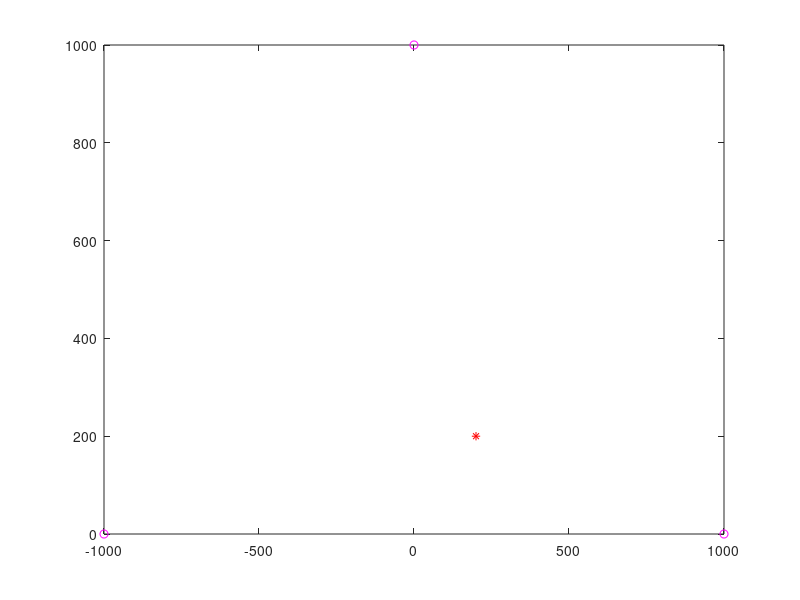

Source code (MATLAB): (Note: this script raises an error after producing the figure.)
clc;
clear all;
close all;

c = 299792458;
error = 1e-6;

f1 = [1000 0];
f2 = [-1000 0];
f3 = [0 1000];
p = [200 200];

plot(f1(1),f1(2),'m','Marker','o');
hold on
plot(f2(1),f2(2),'m','Marker','o');
hold on
plot(f3(1),f3(2),'m','Marker','o');
hold on
plot(p(1),p(2),'r*');
hold on

d1 = calc_dist(f1,p);
d2 = calc_dist(f2,p);
d3 = calc_dist(f3,p);

n_interactions = 10;
x_mean = 0;
y_mean = 0;
distances = zeros(1,n_interactions);

for i=1:n_interactions
    t1 = d1/c + (rand*2 - 1)*error;
    t2 = d2/c + (rand*2 - 1)*error;
    t3 = d3/c + (rand*2 - 1)*error;

    [h1,func1]=hyperbola(f1,f2,t1,t2);
    hold on
    [h2,func2]=hyperbola(f2,f3,t2,t3);
    hold on
    [h3,func3]=hyperbola(f1,f3,t1,t3);
    hold on
    intersec = fsolve(@(X)[h1(X(1),X(2)),h2(X(1),X(2))],p);
    plot(intersec(1),intersec(2),'bo');
    hold on
    x_mean = x_mean + intersec(1);
    y_mean = y_mean + intersec(2);
    distances(i) = calc_dist(intersec,p);
end
grid on

x_mean = x_mean/n_interactions;
y_mean = y_mean/n_interactions;
d_max = max(distances)
d_mean = calc_dist([x_mean y_mean],p)

plot(x_mean,y_mean,'ko');
hold on
